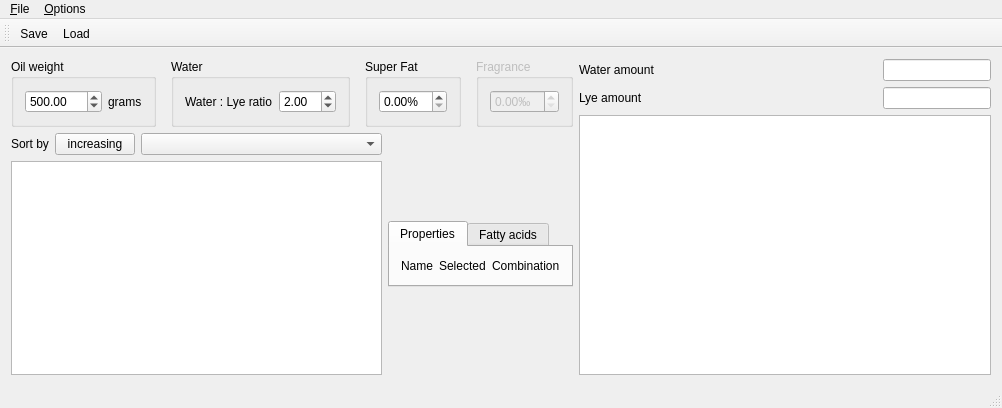
<?xml version="1.0" encoding="UTF-8"?>
<ui version="4.0">
 <class>MainWindow</class>
 <widget class="QMainWindow" name="MainWindow">
  <property name="geometry">
   <rect>
    <x>0</x>
    <y>0</y>
    <width>1002</width>
    <height>408</height>
   </rect>
  </property>
  <property name="windowTitle">
   <string>Soap Calculator</string>
  </property>
  <widget class="QWidget" name="centralWidget">
   <property name="sizePolicy">
    <sizepolicy hsizetype="Expanding" vsizetype="Expanding">
     <horstretch>0</horstretch>
     <verstretch>0</verstretch>
    </sizepolicy>
   </property>
   <layout class="QGridLayout" name="gridLayout_2">
    <item row="0" column="0">
     <layout class="QHBoxLayout" name="horizontalLayout_5">
      <item>
       <layout class="QVBoxLayout" name="verticalLayout_4">
        <item>
         <layout class="QHBoxLayout" name="horizontalLayout">
          <property name="spacing">
           <number>15</number>
          </property>
          <item>
           <widget class="QGroupBox" name="oil_weight_groupbox">
            <property name="sizePolicy">
             <sizepolicy hsizetype="Fixed" vsizetype="Fixed">
              <horstretch>0</horstretch>
              <verstretch>0</verstretch>
             </sizepolicy>
            </property>
            <property name="title">
             <string>Oil weight</string>
            </property>
            <layout class="QHBoxLayout" name="horizontalLayout_6">
             <item>
              <widget class="QDoubleSpinBox" name="weight_grams">
               <property name="maximum">
                <double>50000.000000000000000</double>
               </property>
               <property name="value">
                <double>500.000000000000000</double>
               </property>
              </widget>
             </item>
             <item>
              <widget class="QLabel" name="weight_unit_label">
               <property name="text">
                <string>grams</string>
               </property>
              </widget>
             </item>
            </layout>
           </widget>
          </item>
          <item>
           <widget class="QGroupBox" name="water_groupbox">
            <property name="sizePolicy">
             <sizepolicy hsizetype="Fixed" vsizetype="Fixed">
              <horstretch>0</horstretch>
              <verstretch>0</verstretch>
             </sizepolicy>
            </property>
            <property name="title">
             <string>Water</string>
            </property>
            <layout class="QHBoxLayout" name="horizontalLayout_4">
             <item>
              <widget class="QLabel" name="water_amount_label">
               <property name="text">
                <string>Water : Lye ratio</string>
               </property>
              </widget>
             </item>
             <item>
              <widget class="QDoubleSpinBox" name="water_percentage">
               <property name="suffix">
                <string/>
               </property>
               <property name="maximum">
                <double>99.900000000000006</double>
               </property>
               <property name="value">
                <double>2.000000000000000</double>
               </property>
              </widget>
             </item>
            </layout>
           </widget>
          </item>
          <item>
           <widget class="QGroupBox" name="super_fat_groupbox">
            <property name="sizePolicy">
             <sizepolicy hsizetype="Fixed" vsizetype="Fixed">
              <horstretch>0</horstretch>
              <verstretch>0</verstretch>
             </sizepolicy>
            </property>
            <property name="title">
             <string>Super Fat</string>
            </property>
            <layout class="QVBoxLayout" name="verticalLayout_5">
             <item>
              <widget class="QDoubleSpinBox" name="super_fat">
               <property name="sizePolicy">
                <sizepolicy hsizetype="Fixed" vsizetype="Fixed">
                 <horstretch>0</horstretch>
                 <verstretch>0</verstretch>
                </sizepolicy>
               </property>
               <property name="suffix">
                <string>%</string>
               </property>
               <property name="maximum">
                <double>50.000000000000000</double>
               </property>
              </widget>
             </item>
            </layout>
           </widget>
          </item>
          <item>
           <widget class="QGroupBox" name="fragrance_groupbox">
            <property name="enabled">
             <bool>false</bool>
            </property>
            <property name="sizePolicy">
             <sizepolicy hsizetype="Fixed" vsizetype="Fixed">
              <horstretch>0</horstretch>
              <verstretch>0</verstretch>
             </sizepolicy>
            </property>
            <property name="title">
             <string>Fragrance</string>
            </property>
            <layout class="QVBoxLayout" name="verticalLayout_2">
             <item>
              <widget class="QDoubleSpinBox" name="fragrance_percent">
               <property name="sizePolicy">
                <sizepolicy hsizetype="Fixed" vsizetype="Fixed">
                 <horstretch>0</horstretch>
                 <verstretch>0</verstretch>
                </sizepolicy>
               </property>
               <property name="suffix">
                <string>‰</string>
               </property>
              </widget>
             </item>
            </layout>
           </widget>
          </item>
         </layout>
        </item>
        <item>
         <layout class="QHBoxLayout" name="horizontalLayout_2" stretch="3,0">
          <item>
           <layout class="QVBoxLayout" name="verticalLayout_6">
            <item>
             <layout class="QHBoxLayout" name="horizontalLayout_3">
              <item>
               <widget class="QLabel" name="sort_by_label">
                <property name="sizePolicy">
                 <sizepolicy hsizetype="Fixed" vsizetype="Fixed">
                  <horstretch>0</horstretch>
                  <verstretch>0</verstretch>
                 </sizepolicy>
                </property>
                <property name="text">
                 <string>Sort by</string>
                </property>
               </widget>
              </item>
              <item>
               <widget class="QPushButton" name="sort_order_incdec_button">
                <property name="sizePolicy">
                 <sizepolicy hsizetype="Fixed" vsizetype="Fixed">
                  <horstretch>0</horstretch>
                  <verstretch>0</verstretch>
                 </sizepolicy>
                </property>
                <property name="text">
                 <string>increasing</string>
                </property>
               </widget>
              </item>
              <item>
               <widget class="QComboBox" name="sort_by_property">
                <property name="sizePolicy">
                 <sizepolicy hsizetype="Preferred" vsizetype="Fixed">
                  <horstretch>0</horstretch>
                  <verstretch>0</verstretch>
                 </sizepolicy>
                </property>
                <property name="currentText">
                 <string/>
                </property>
               </widget>
              </item>
             </layout>
            </item>
            <item>
             <widget class="QListWidget" name="oil_list">
              <property name="sizePolicy">
               <sizepolicy hsizetype="MinimumExpanding" vsizetype="Expanding">
                <horstretch>0</horstretch>
                <verstretch>0</verstretch>
               </sizepolicy>
              </property>
              <property name="minimumSize">
               <size>
                <width>350</width>
                <height>0</height>
               </size>
              </property>
             </widget>
            </item>
           </layout>
          </item>
          <item>
           <widget class="QTabWidget" name="tabWidget">
            <property name="sizePolicy">
             <sizepolicy hsizetype="Fixed" vsizetype="Fixed">
              <horstretch>0</horstretch>
              <verstretch>0</verstretch>
             </sizepolicy>
            </property>
            <property name="currentIndex">
             <number>0</number>
            </property>
            <widget class="QWidget" name="tab_properties">
             <property name="accessibleName">
              <string/>
             </property>
             <attribute name="title">
              <string>Properties</string>
             </attribute>
             <layout class="QGridLayout" name="gridLayout_4">
              <item row="0" column="1">
               <widget class="QLabel" name="one_label">
                <property name="sizePolicy">
                 <sizepolicy hsizetype="Fixed" vsizetype="Fixed">
                  <horstretch>0</horstretch>
                  <verstretch>0</verstretch>
                 </sizepolicy>
                </property>
                <property name="text">
                 <string>Selected</string>
                </property>
               </widget>
              </item>
              <item row="0" column="0">
               <widget class="QLabel" name="label">
                <property name="text">
                 <string>Name</string>
                </property>
               </widget>
              </item>
              <item row="0" column="2">
               <widget class="QLabel" name="all_label">
                <property name="sizePolicy">
                 <sizepolicy hsizetype="Fixed" vsizetype="Fixed">
                  <horstretch>0</horstretch>
                  <verstretch>0</verstretch>
                 </sizepolicy>
                </property>
                <property name="text">
                 <string>Combination</string>
                </property>
               </widget>
              </item>
             </layout>
            </widget>
            <widget class="QWidget" name="tab_fatty_acids">
             <attribute name="title">
              <string>Fatty acids</string>
             </attribute>
             <layout class="QGridLayout" name="gridLayout">
              <item row="0" column="1">
               <widget class="QLabel" name="selected_acid_label">
                <property name="sizePolicy">
                 <sizepolicy hsizetype="Fixed" vsizetype="Fixed">
                  <horstretch>0</horstretch>
                  <verstretch>0</verstretch>
                 </sizepolicy>
                </property>
                <property name="text">
                 <string>Selected</string>
                </property>
               </widget>
              </item>
              <item row="0" column="2">
               <widget class="QLabel" name="combination_acid_label">
                <property name="sizePolicy">
                 <sizepolicy hsizetype="Fixed" vsizetype="Fixed">
                  <horstretch>0</horstretch>
                  <verstretch>0</verstretch>
                 </sizepolicy>
                </property>
                <property name="text">
                 <string>Combination</string>
                </property>
               </widget>
              </item>
              <item row="0" column="0">
               <widget class="QLabel" name="label_2">
                <property name="text">
                 <string>Name</string>
                </property>
               </widget>
              </item>
             </layout>
            </widget>
           </widget>
          </item>
         </layout>
        </item>
       </layout>
      </item>
      <item>
       <layout class="QVBoxLayout" name="verticalLayout">
        <item>
         <layout class="QGridLayout" name="gridLayout_3">
          <item row="0" column="1">
           <widget class="QLineEdit" name="water_amount">
            <property name="sizePolicy">
             <sizepolicy hsizetype="Fixed" vsizetype="Fixed">
              <horstretch>0</horstretch>
              <verstretch>0</verstretch>
             </sizepolicy>
            </property>
            <property name="readOnly">
             <bool>true</bool>
            </property>
           </widget>
          </item>
          <item row="0" column="0">
           <widget class="QLabel" name="label_3">
            <property name="text">
             <string>Water amount</string>
            </property>
           </widget>
          </item>
          <item row="1" column="0">
           <widget class="QLabel" name="label_4">
            <property name="text">
             <string>Lye amount</string>
            </property>
           </widget>
          </item>
          <item row="1" column="1">
           <widget class="QLineEdit" name="lye_amount">
            <property name="sizePolicy">
             <sizepolicy hsizetype="Fixed" vsizetype="Fixed">
              <horstretch>0</horstretch>
              <verstretch>0</verstretch>
             </sizepolicy>
            </property>
            <property name="readOnly">
             <bool>true</bool>
            </property>
           </widget>
          </item>
         </layout>
        </item>
        <item>
         <widget class="QTableView" name="ingredient_table"/>
        </item>
       </layout>
      </item>
     </layout>
    </item>
   </layout>
  </widget>
  <widget class="QMenuBar" name="menuBar">
   <property name="geometry">
    <rect>
     <x>0</x>
     <y>0</y>
     <width>1002</width>
     <height>19</height>
    </rect>
   </property>
   <widget class="QMenu" name="menu_File">
    <property name="title">
     <string>&amp;File</string>
    </property>
    <addaction name="action_Save"/>
    <addaction name="action_Load"/>
    <addaction name="action_Exit"/>
   </widget>
   <widget class="QMenu" name="menu_Options">
    <property name="title">
     <string>&amp;Options</string>
    </property>
    <widget class="QMenu" name="menu_Lye_type">
     <property name="title">
      <string>&amp;Lye Type</string>
     </property>
     <addaction name="action_NaOH"/>
     <addaction name="action_KOH"/>
     <addaction name="actionKOH_90"/>
    </widget>
    <widget class="QMenu" name="menu_Unit">
     <property name="title">
      <string>&amp;Unit</string>
     </property>
     <addaction name="action_Grams"/>
     <addaction name="action_Pounds"/>
     <addaction name="action_Ounces"/>
    </widget>
    <widget class="QMenu" name="menu_Water">
     <property name="title">
      <string>&amp;Water</string>
     </property>
     <addaction name="actionAs_percentage_of_oils"/>
     <addaction name="action_Lye_concentration"/>
     <addaction name="actionWater_lye_ratio"/>
    </widget>
    <addaction name="menu_Lye_type"/>
    <addaction name="menu_Unit"/>
    <addaction name="menu_Water"/>
   </widget>
   <addaction name="menu_File"/>
   <addaction name="menu_Options"/>
  </widget>
  <widget class="QToolBar" name="mainToolBar">
   <attribute name="toolBarArea">
    <enum>TopToolBarArea</enum>
   </attribute>
   <attribute name="toolBarBreak">
    <bool>false</bool>
   </attribute>
   <addaction name="action_Save"/>
   <addaction name="action_Load"/>
  </widget>
  <widget class="QStatusBar" name="statusBar"/>
  <action name="action_Save">
   <property name="text">
    <string>&amp;Save</string>
   </property>
  </action>
  <action name="action_Load">
   <property name="text">
    <string>&amp;Load</string>
   </property>
  </action>
  <action name="action_Exit">
   <property name="text">
    <string>&amp;Exit</string>
   </property>
  </action>
  <action name="action_Super_Fat">
   <property name="text">
    <string>&amp;Super Fat</string>
   </property>
  </action>
  <actiongroup name="actiongroup_water_amount">
   <action name="actionAs_percentage_of_oils">
    <property name="checkable">
     <bool>true</bool>
    </property>
    <property name="checked">
     <bool>false</bool>
    </property>
    <property name="text">
     <string>As &amp;percentage of oils</string>
    </property>
   </action>
   <action name="action_Lye_concentration">
    <property name="checkable">
     <bool>true</bool>
    </property>
    <property name="text">
     <string>&amp;Lye concentration</string>
    </property>
   </action>
   <action name="actionWater_lye_ratio">
    <property name="checkable">
     <bool>true</bool>
    </property>
    <property name="checked">
     <bool>true</bool>
    </property>
    <property name="text">
     <string>Water : lye &amp;ratio</string>
    </property>
   </action>
  </actiongroup>
  <actiongroup name="actiongroup_lye_type">
   <action name="action_NaOH">
    <property name="checkable">
     <bool>true</bool>
    </property>
    <property name="checked">
     <bool>true</bool>
    </property>
    <property name="text">
     <string>&amp;NaOH</string>
    </property>
   </action>
   <action name="action_KOH">
    <property name="checkable">
     <bool>true</bool>
    </property>
    <property name="text">
     <string>&amp;KOH</string>
    </property>
   </action>
   <action name="actionKOH_90">
    <property name="checkable">
     <bool>true</bool>
    </property>
    <property name="text">
     <string>KOH, &amp;90%</string>
    </property>
   </action>
  </actiongroup>
  <actiongroup name="actiongroup_unit">
   <action name="action_Grams">
    <property name="checkable">
     <bool>true</bool>
    </property>
    <property name="checked">
     <bool>true</bool>
    </property>
    <property name="text">
     <string>&amp;Grams</string>
    </property>
   </action>
   <action name="action_Pounds">
    <property name="checkable">
     <bool>true</bool>
    </property>
    <property name="text">
     <string>&amp;Pounds</string>
    </property>
   </action>
   <action name="action_Ounces">
    <property name="checkable">
     <bool>true</bool>
    </property>
    <property name="text">
     <string>&amp;Ounces</string>
    </property>
   </action>
  </actiongroup>
 </widget>
 <layoutdefault spacing="6" margin="11"/>
 <resources/>
 <connections>
  <connection>
   <sender>sort_order_incdec_button</sender>
   <signal>clicked()</signal>
   <receiver>MainWindow</receiver>
   <slot>toggle_sort_order()</slot>
   <hints>
    <hint type="sourcelabel">
     <x>104</x>
     <y>132</y>
    </hint>
    <hint type="destinationlabel">
     <x>395</x>
     <y>311</y>
    </hint>
   </hints>
  </connection>
  <connection>
   <sender>sort_by_property</sender>
   <signal>currentIndexChanged(QString)</signal>
   <receiver>MainWindow</receiver>
   <slot>sort_oils_by(QString)</slot>
   <hints>
    <hint type="sourcelabel">
     <x>178</x>
     <y>141</y>
    </hint>
    <hint type="destinationlabel">
     <x>-28</x>
     <y>144</y>
    </hint>
   </hints>
  </connection>
  <connection>
   <sender>oil_list</sender>
   <signal>currentTextChanged(QString)</signal>
   <receiver>MainWindow</receiver>
   <slot>show_current_oil_properties(QString)</slot>
   <hints>
    <hint type="sourcelabel">
     <x>164</x>
     <y>235</y>
    </hint>
    <hint type="destinationlabel">
     <x>0</x>
     <y>202</y>
    </hint>
   </hints>
  </connection>
 </connections>
 <slots>
  <signal>set_weight_grams(double)</signal>
  <signal>set_weight_pounds(double)</signal>
  <signal>set_weight_ounces(double)</signal>
  <slot>toggle_sort_order()</slot>
  <slot>sort_oils_by(QString)</slot>
  <slot>show_current_oil_properties(QString)</slot>
 </slots>
</ui>
